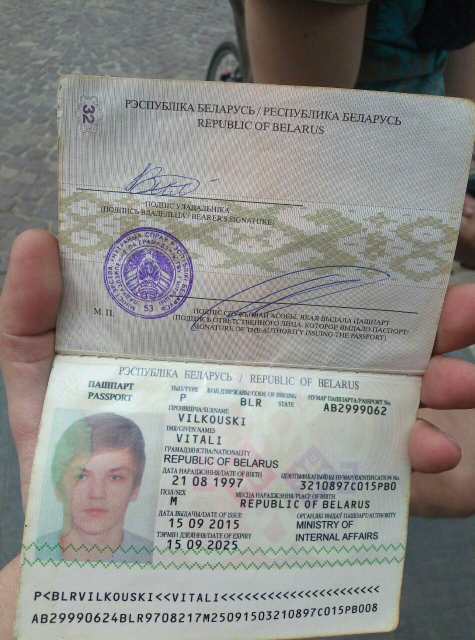
#> input picture data_samples/belarus/1.jpg, 949 x 1280 px (shown at 1/2 size)
$ python -i augment_photoreal.py   (imports and definitions only)
#> lines starting #> are read from the running program, lines starting #| are printed output that depends on the picture
import argparse
import io
import os
import random
from pathlib import Path
from typing import Iterable, Optional

import numpy as np
from PIL import Image, ImageEnhance, ImageFilter, ImageOps, ImageDraw
import cv2


def list_images(directory: Path) -> list[Path]:
    exts = {".png", ".jpg", ".jpeg", ".webp"}
    return [p for p in sorted(directory.iterdir()) if p.suffix.lower() in exts]


def ensure_dir(path: Path) -> None:
    path.mkdir(parents=True, exist_ok=True)


def to_pil(img: np.ndarray) -> Image.Image:
    return Image.fromarray(cv2.cvtColor(img, cv2.COLOR_BGR2RGB))


def to_bgr(img: Image.Image) -> np.ndarray:
    return cv2.cvtColor(np.array(img.convert("RGB")), cv2.COLOR_RGB2BGR)


# [11 lines left out: function apply_vignette, not called in this run]


def _low_freq_noise_map(w: int, h: int, scale: int = 64, octaves: int = 2) -> np.ndarray:
    sw = max(4, w // scale)
    sh = max(4, h // scale)
    base = np.zeros((h, w), dtype=np.float32)
    amp = 1.0
    for _ in range(max(1, octaves)):
        small = np.random.rand(sh, sw).astype(np.float32)
        up = cv2.resize(small, (w, h), interpolation=cv2.INTER_CUBIC)
        base += up * amp
        amp *= 0.5
    base -= base.min()
    if base.max() > 1e-6:
        base /= base.max()
    return base


def uneven_illumination(pil_img: Image.Image, strength: float = 0.35) -> Image.Image:
    w, h = pil_img.size
    field = _low_freq_noise_map(w, h, scale=random.randint(48, 96), octaves=random.randint(1, 3))
    # Map to [1-s, 1+s] range but slightly biased
    s = max(0.05, min(0.6, strength))
    bias = random.uniform(-0.15, 0.15)
    illum = 1.0 + bias + (field - 0.5) * 2.0 * s
    illum = np.clip(illum, 0.6, 1.4)
    arr = np.array(pil_img).astype(np.float32)
    arr[..., :3] = arr[..., :3] * illum[..., None]
    return Image.fromarray(np.clip(arr, 0, 255).astype(np.uint8))


def scan_banding(pil_img: Image.Image) -> Image.Image:
    w, h = pil_img.size
    y = np.arange(h, dtype=np.float32)
    period = random.uniform(40.0, 160.0)
    phase = random.uniform(0, 2 * np.pi)
    amp = random.uniform(0.02, 0.08)
    band = 1.0 + amp * np.sin(2 * np.pi * y / period + phase)
    # Small random noise
    band += np.random.normal(0.0, amp * 0.15, size=h).astype(np.float32)
    band = np.clip(band, 0.85, 1.2)
    arr = np.array(pil_img).astype(np.float32)
    arr[..., :3] = arr[..., :3] * band[:, None, None]
    return Image.fromarray(np.clip(arr, 0, 255).astype(np.uint8))


# Removed channel_misalignment (geometry-related)


def paper_texture(pil_img: Image.Image, strength: float = 0.12) -> Image.Image:
    w, h = pil_img.size
    # Create high-frequency texture by upscaling noise and applying high-pass
    base = _low_freq_noise_map(w, h, scale=random.randint(6, 12), octaves=1)
    blur = cv2.GaussianBlur(base, (0, 0), sigmaX=1.2)
    high = base - blur
    high = (high - high.min()) / (high.max() - high.min() + 1e-6) - 0.5
    tex = np.clip(1.0 + high * (strength * 2.0), 0.8, 1.2)
    arr = np.array(pil_img).astype(np.float32)
    arr[..., :3] = arr[..., :3] * tex[..., None]
    return Image.fromarray(np.clip(arr, 0, 255).astype(np.uint8))


def fold_lines(pil_img: Image.Image) -> Image.Image:
    w, h = pil_img.size
    img = pil_img.convert("RGB")
    overlay = Image.new("RGBA", (w, h), (0, 0, 0, 0))
    draw = ImageDraw.Draw(overlay)
    num = random.randint(0, 2)
    for _ in range(num):
        vertical = random.random() < 0.6
        if vertical:
            x = random.randint(int(0.1 * w), int(0.9 * w))
            a = random.randint(35, 95)
            draw.rectangle((x - 1, 0, x + 1, h), fill=(255, 255, 255, a))
        else:
            y = random.randint(int(0.1 * h), int(0.9 * h))
            a = random.randint(35, 95)
            draw.rectangle((0, y - 1, w, y + 1), fill=(255, 255, 255, a))
    overlay = overlay.filter(ImageFilter.GaussianBlur(radius=random.uniform(1.5, 3.5)))
    out = Image.alpha_composite(img.convert("RGBA"), overlay)
    # Slight darkening around fold by subtracting blurred dark line
    dark_overlay = Image.new("L", (w, h), 0)
    d2 = ImageDraw.Draw(dark_overlay)
    if num > 0:
        # Add subtle dark counterpart
        for _ in range(num):
            if random.random() < 0.6:
                x = random.randint(int(0.1 * w), int(0.9 * w))
                d2.rectangle((x - 2, 0, x + 2, h), fill=random.randint(20, 50))
            else:
                y = random.randint(int(0.1 * h), int(0.9 * h))
                d2.rectangle((0, y - 2, w, y + 2), fill=random.randint(20, 50))
        dark_overlay = dark_overlay.filter(ImageFilter.GaussianBlur(radius=random.uniform(2.0, 4.0)))
        out_rgb = out.convert("RGB")
        shaded = Image.composite(Image.new("RGB", (w, h), (0, 0, 0)), out_rgb, dark_overlay)
        out = Image.blend(out_rgb, shaded, alpha=0.25)
    else:
        out = out.convert("RGB")
    return out


def gradient_color_cast(pil_img: Image.Image, max_shift: float = 0.06) -> Image.Image:
    w, h = pil_img.size
    field = _low_freq_noise_map(w, h, scale=random.randint(96, 160), octaves=1)
    # Each channel has its own slight field and bias
    shifts = [random.uniform(-max_shift, max_shift) for _ in range(3)]
    biases = [random.uniform(-0.03, 0.03) for _ in range(3)]
    arr = np.array(pil_img).astype(np.float32)
    for c in range(3):
        mult = 1.0 + biases[c] + (field - 0.5) * 2.0 * shifts[c]
        arr[..., c] = arr[..., c] * np.clip(mult, 0.85, 1.15)
    return Image.fromarray(np.clip(arr, 0, 255).astype(np.uint8))


def add_directional_shadow(pil_img: Image.Image) -> Image.Image:
    w, h = pil_img.size
    overlay = Image.new("L", (w, h), 0)
    draw = ImageDraw.Draw(overlay)
    # Random ellipse shadow parameters
    ell_w = int(w * random.uniform(0.6, 1.1))
    ell_h = int(h * random.uniform(0.2, 0.6))
    off_x = int(random.uniform(-0.2, 0.3) * w)
    off_y = int(random.uniform(-0.2, 0.5) * h)
    bbox = (off_x, off_y, off_x + ell_w, off_y + ell_h)
    opacity = int(random.uniform(30, 90))
    draw.ellipse(bbox, fill=opacity)
    overlay = overlay.filter(ImageFilter.GaussianBlur(radius=random.uniform(40, 90)))
    rgb = pil_img.convert("RGB")
    shaded = Image.composite(Image.new("RGB", (w, h), (0, 0, 0)), rgb, overlay)
    # Blend lightly to avoid over-darkening
    out = Image.blend(rgb, shaded, alpha=random.uniform(0.15, 0.35))
    return out


def add_hard_shadow(pil_img: Image.Image) -> Image.Image:
    """Add a harder-edged cast shadow with slight softness for realism."""
    w, h = pil_img.size
    base = pil_img.convert("RGBA")
    mask = Image.new("L", (w, h), 0)
    draw = ImageDraw.Draw(mask)
    # Random polygonal shape to simulate a sharp shadow edge
    num_points = random.randint(4, 7)
    pts = []
    # Generate points around a random line crossing the image
    angle = random.uniform(-np.pi / 6, np.pi / 6)
    cx = random.uniform(0.2 * w, 0.8 * w)
    cy = random.uniform(0.2 * h, 0.8 * h)
    length = random.uniform(0.6 * max(w, h), 1.2 * max(w, h))
    thickness = random.uniform(0.08, 0.18) * max(w, h)
    # Direction vector
    dx = np.cos(angle)
    dy = np.sin(angle)
    # Build a rectangle-like polygon then jitter its points slightly
    p1 = (cx - dx * length / 2 - dy * thickness / 2, cy - dy * length / 2 + dx * thickness / 2)
    p2 = (cx + dx * length / 2 - dy * thickness / 2, cy + dy * length / 2 + dx * thickness / 2)
    p3 = (cx + dx * length / 2 + dy * thickness / 2, cy + dy * length / 2 - dx * thickness / 2)
    p4 = (cx - dx * length / 2 + dy * thickness / 2, cy - dy * length / 2 - dx * thickness / 2)
    poly = [p1, p2, p3, p4]
    jitter = int(0.02 * max(w, h))
    pts = [(int(x + random.randint(-jitter, jitter)), int(y + random.randint(-jitter, jitter))) for x, y in poly]
    draw.polygon(pts, fill=random.randint(120, 200))
    # Slight blur for softness, but much sharper than directional shadow
    mask = mask.filter(ImageFilter.GaussianBlur(radius=random.uniform(2.0, 5.0)))
    shaded = Image.composite(Image.new("RGBA", (w, h), (0, 0, 0, 255)), base, mask)
    # Blend lightly to keep realism
    out = Image.blend(base, shaded, alpha=random.uniform(0.25, 0.45))
    return out.convert("RGB")


def add_gradient_shadow(pil_img: Image.Image) -> Image.Image:
    """Apply a large-scale gradient shadow across the image with slight softness.
    The gradient direction and strength are randomized for realism.
    """
    w, h = pil_img.size
    img = pil_img.convert("RGB")

    # Create normalized coordinate grid
    y, x = np.mgrid[0:h, 0:w].astype(np.float32)
    # Random direction vector
    angle = random.uniform(0, 2 * np.pi)
    dx, dy = np.cos(angle), np.sin(angle)

    # Random center shift to avoid symmetry
    cx = random.uniform(0.2 * w, 0.8 * w)
    cy = random.uniform(0.2 * h, 0.8 * h)

    # Project coordinates onto direction vector and normalize to [0,1]
    proj = (dx * (x - cx) + dy * (y - cy))
    proj -= proj.min()
    denom = proj.max() - 0.0001
    proj = proj / denom

    # Shape the gradient and scale opacity
    gamma = random.uniform(1.2, 2.2)
    grad = np.clip(proj ** gamma, 0.0, 1.0)
    max_alpha = random.randint(80, 160)  # 0..255
    alpha = (grad * max_alpha).astype(np.uint8)

    # Slight blur for softness
    mask = Image.fromarray(alpha, mode="L").filter(ImageFilter.GaussianBlur(radius=random.uniform(2.0, 5.0)))

    shadow_layer = Image.new("RGB", (w, h), (0, 0, 0))
    shaded = Image.composite(shadow_layer, img, mask)
    # Blend to control intensity
    out = Image.blend(img, shaded, alpha=random.uniform(0.25, 0.5))
    return out


def add_scuffs_and_speckles(pil_img: Image.Image) -> Image.Image:
    w, h = pil_img.size
    out = pil_img.convert("RGBA")
    layer = Image.new("RGBA", (w, h), (0, 0, 0, 0))
    draw = ImageDraw.Draw(layer)
    # Random light scratches
    for _ in range(random.randint(6, 14)):
        x1 = random.randint(-int(0.1 * w), int(1.1 * w))
        y1 = random.randint(0, h)
        x2 = x1 + random.randint(int(0.05 * w), int(0.3 * w))
        y2 = y1 + random.randint(-int(0.03 * h), int(0.03 * h))
        a = random.randint(25, 70)
        thickness = random.randint(1, 2)
        draw.line((x1, y1, x2, y2), fill=(255, 255, 255, a), width=thickness)
    # Dark spots/smudges
    for _ in range(random.randint(30, 80)):
        x = random.randint(0, w - 1)
        y = random.randint(0, h - 1)
        r = random.randint(1, 3)
        a = random.randint(15, 60)
        draw.ellipse((x - r, y - r, x + r, y + r), fill=(0, 0, 0, a))
    layer = layer.filter(ImageFilter.GaussianBlur(radius=random.uniform(0.3, 1.2)))
    out = Image.alpha_composite(out, layer)
    return out.convert("RGB")


# Removed perspective_jitter (geometry-related)


def blur_and_noise(pil_img: Image.Image) -> Image.Image:
    img = pil_img.filter(ImageFilter.GaussianBlur(radius=random.uniform(0.4, 1.2)))
    arr = np.array(img).astype(np.float32)
    sigma = random.uniform(3.0, 8.0)
    noise = np.random.normal(0, sigma, arr.shape).astype(np.float32)
    arr = np.clip(arr + noise, 0, 255).astype(np.uint8)
    return Image.fromarray(arr)


def color_jitter(pil_img: Image.Image) -> Image.Image:
    img = pil_img
    # Slight random WB/contrast/saturation changes
    img = ImageEnhance.Brightness(img).enhance(random.uniform(0.95, 1.08))
    img = ImageEnhance.Contrast(img).enhance(random.uniform(0.92, 1.10))
    img = ImageEnhance.Color(img).enhance(random.uniform(0.90, 1.15))
    return img


def jpeg_artifacts(pil_img: Image.Image) -> Image.Image:
    # Re-encode to JPEG at random medium/low quality and back
    q = random.randint(35, 80)
    buf = io.BytesIO()
    pil_img.save(buf, format="JPEG", quality=q, optimize=False, progressive=False)
    buf.seek(0)
    degraded = Image.open(buf).convert("RGB")
    # Optionally blend with original to control intensity
    return Image.blend(pil_img, degraded, alpha=random.uniform(0.5, 1.0))


def motion_blur(pil_img: Image.Image) -> Image.Image:
    """Apply linear motion blur with random length and angle."""
    img = np.array(pil_img.convert("RGB"))
    h, w = img.shape[:2]
    ksize = random.choice([3, 5, 7, 9, 11])
    angle = random.uniform(0, np.pi)
    # Build motion kernel
    kernel = np.zeros((ksize, ksize), dtype=np.float32)
    # Draw a line across the kernel center at specified angle
    center = ksize // 2
    dx = np.cos(angle)
    dy = np.sin(angle)
    # Sample points along the line
    for i in range(ksize):
        x = int(center + (i - center) * dx)
        y = int(center + (i - center) * dy)
        if 0 <= x < ksize and 0 <= y < ksize:
            kernel[y, x] = 1.0
    s = kernel.sum()
    if s > 0:
        kernel /= s
    blurred = cv2.filter2D(img, -1, kernel, borderType=cv2.BORDER_REPLICATE)
    return Image.fromarray(blurred)


def defocus_blur(pil_img: Image.Image) -> Image.Image:
    """Apply slight defocus via disk kernel."""
    img = np.array(pil_img.convert("RGB"))
    radius = random.choice([2, 3, 4, 5])
    k = radius * 2 + 1
    disk = cv2.getStructuringElement(cv2.MORPH_ELLIPSE, (k, k)).astype(np.float32)
    disk /= disk.sum() if disk.sum() > 0 else 1.0
    blurred = cv2.filter2D(img, -1, disk, borderType=cv2.BORDER_REPLICATE)
    return Image.fromarray(blurred)


def crop_margins(pil_img: Image.Image, left: int = 10, top: int = 10, right: int = 10, bottom: int = 20) -> Image.Image:
    w, h = pil_img.size
    l = max(0, int(left))
    t = max(0, int(top))
    r = max(0, int(right))
    b = max(0, int(bottom))
    # Ensure we leave at least 1 pixel
    x1 = min(l, max(0, w - 1))
    y1 = min(t, max(0, h - 1))
    x2 = max(x1 + 1, w - r)
    y2 = max(y1 + 1, h - b)
    return pil_img.crop((x1, y1, x2, y2))


def pipeline(pil_img: Image.Image, seed: Optional[int] = None, skip_crop: bool = False) -> Image.Image:
    if seed is not None:
        random.seed(seed)
        np.random.seed(seed)
    img = pil_img.convert("RGB")

    # Geometry transforms removed

    # Uneven illumination field
    if random.random() < 0.95:
        img = uneven_illumination(img, strength=random.uniform(0.25, 0.50))

    # Lighting/shadow + vignette
    if random.random() < 0.85:
        img = add_directional_shadow(img)
    # Occasionally add a harder-edged cast shadow
    if random.random() < 0.40:
        img = add_hard_shadow(img)
    # Large-scale gradient shadow to break uniform tone
    if random.random() < 0.70:
        img = add_gradient_shadow(img)
    if random.random() < 0.90:
        img = apply_vignette(img, strength=random.uniform(0.25, 0.45))

    # Scan banding
    if random.random() < 0.80:
        img = scan_banding(img)

    # Surface wear
    if random.random() < 0.70:
        img = add_scuffs_and_speckles(img)

    # Paper texture
    if random.random() < 0.95:
        img = paper_texture(img, strength=random.uniform(0.08, 0.16))

    # Channel misalignment removed

    # Fold lines
    if random.random() < 0.55:
        img = fold_lines(img)

    # Blur, noise, color
    if random.random() < 0.90:
        img = blur_and_noise(img)
    # Additional blur variants
    if random.random() < 0.45:
        img = motion_blur(img)
    if random.random() < 0.35:
        img = defocus_blur(img)
    if random.random() < 0.95:
        img = color_jitter(img)

    # Gradient color cast
    if random.random() < 0.85:
        img = gradient_color_cast(img, max_shift=random.uniform(0.03, 0.08))

    # Compression artifacts at the end
    if random.random() < 0.95:
        img = jpeg_artifacts(img)

    # Final crop margins: L=30, T=25, R=20, B=70 (пропускается если skip_crop=True)
    if not skip_crop:
        img = crop_margins(img, left=30, top=25, right=20, bottom=70)
    return img


# [37 lines left out: functions process_directory, main, not called in this run]


# [2 lines not run here, left out]

>>> from PIL import Image
>>> picture = Image.open('../../data_samples/belarus/1.jpg')
#> picture is the input picture: PIL image 949x1280 RGB; mean R, G, B 140.4, 140, 136.8
>>> result = pipeline(picture)
#> in add_gradient_shadow, `mask = Image.fromarray(alpha, mode="L").filter(ImageFilter.GaussianBlu..`:
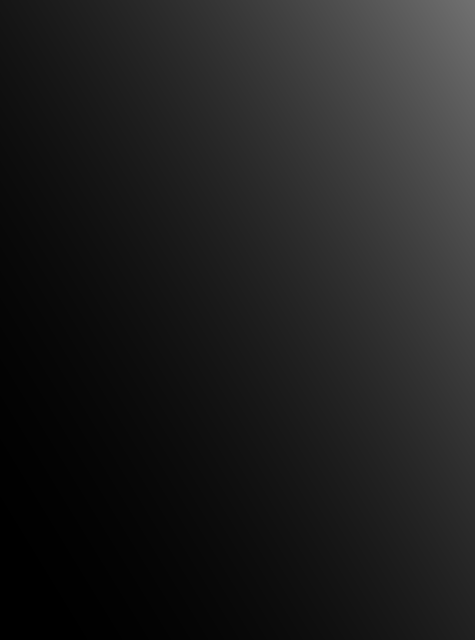
#> mask: PIL image 949x1280 L (shown at 1/2 size); min 0, max 113, mean 31.5
#> in scan_banding, `return Image.fromarray(np.clip(arr, 0, 255).astype(np.uint8))`:
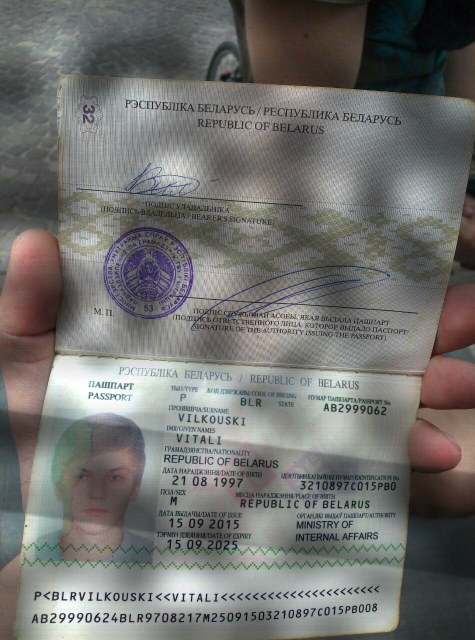
#> returned value: PIL image 949x1280 RGB (shown at 1/2 size); mean R, G, B 113.9, 113.4, 110.7
#> call 2 of _low_freq_noise_map, with w = 949, h = 1280, scale = 11, octaves = 1
#> after the loop in _low_freq_noise_map (call 2), `for _ in range(max(1, octaves)):`:
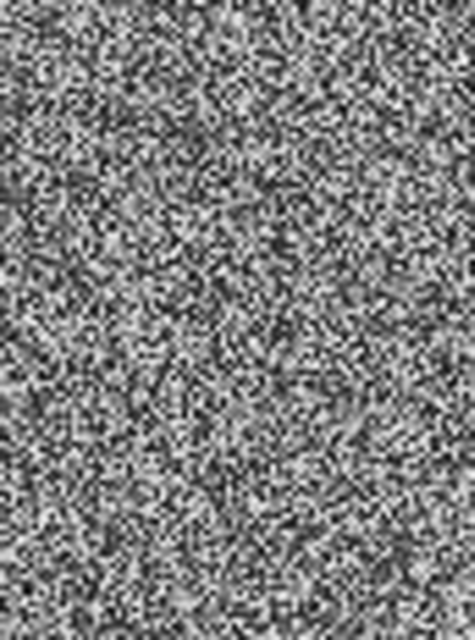
#> base: shape (1280, 949) float32 (shown at 1/2 size); min -0.217, max 1.2, mean 0.494; drawn with min black and max white
#> after the loop in _low_freq_noise_map (call 2), `for _ in range(max(1, octaves)):`:
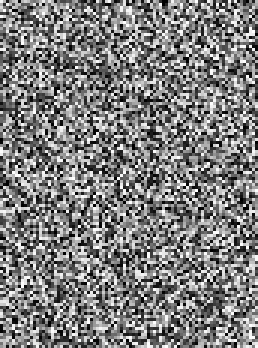
#> small: shape (116, 86) float32 (shown 3 times larger); min 7.24e-05, max 1, mean 0.494
#> in fold_lines, `dark_overlay = dark_overlay.filter(ImageFilter.GaussianBlur(radius=ran..`:
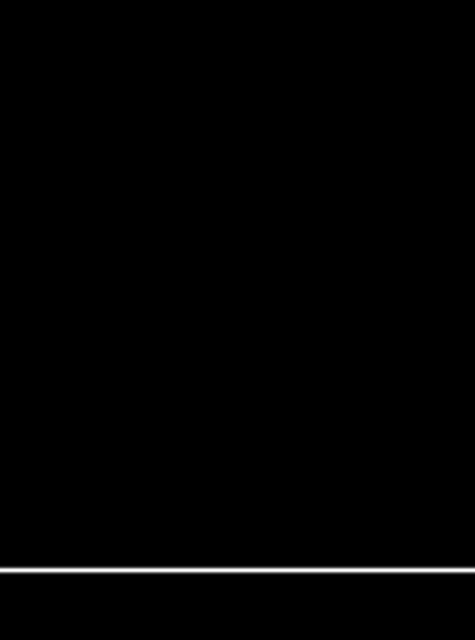
#> dark_overlay: PIL image 949x1280 L (shown at 1/2 size); min 0, max 22, mean 0.2; drawn with min black and max white
#> in blur_and_noise, `sigma = random.uniform(3.0, 8.0)`: sigma = 7.36
#> in blur_and_noise, `noise = np.random.normal(0, sigma, arr.shape).astype(np.float32)`:
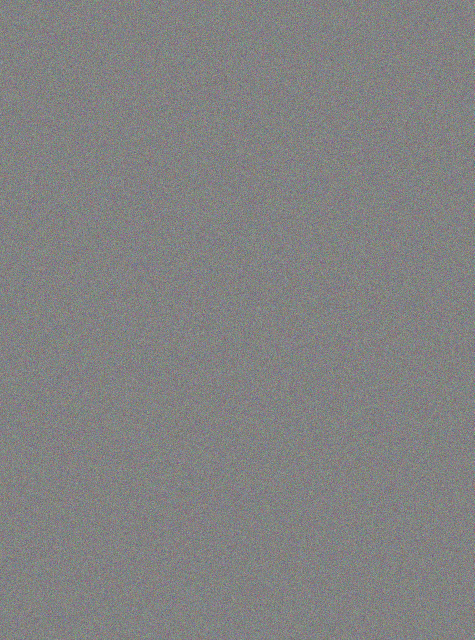
#> noise: shape (1280, 949, 3) float32 (shown at 1/2 size); mean R, G, B 0, 0, 0; drawn with min black and max white
#> in motion_blur, `ksize = random.choice([3, 5, 7, 9, 11])`: ksize = 9
#> in motion_blur, `angle = random.uniform(0, np.pi)`: angle = 1.84
#> in motion_blur, `center = ksize // 2`: center = 4
#> in motion_blur, `dx = np.cos(angle)`: dx = -0.27
#> in motion_blur, `dy = np.sin(angle)`: dy = 0.963
#> the loop in motion_blur, `for i in range(ksize):` made 9 passes
#> (x, y) on passes 1 to 8: (5, 0), (4, 1), (4, 2), (4, 3), (4, 4), (3, 4), (3, 5), (3, 6)
#> in motion_blur, `s = kernel.sum()`: s = 9
#> in defocus_blur, `radius = random.choice([2, 3, 4, 5])`: radius = 3
#> in defocus_blur, `k = radius * 2 + 1`: k = 7
#> call 3 of _low_freq_noise_map, with w = 949, h = 1280, scale = 130, octaves = 1
#> after the loop in _low_freq_noise_map (call 3), `for _ in range(max(1, octaves)):`:
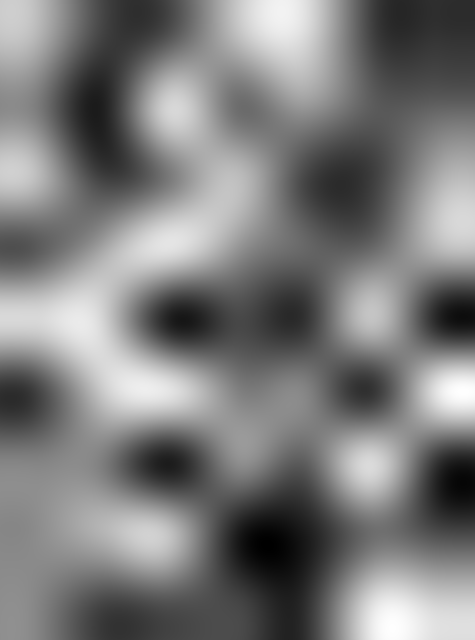
#> base: shape (1280, 949) float32 (shown at 1/2 size); min -0.115, max 1.07, mean 0.461; drawn with min black and max white
#> in gradient_color_cast, `shifts = [random.uniform(-max_shift, max_shift) for _ in range(3)]`: shifts = [-0.0214, 0.0306, -0.0134]
#> in gradient_color_cast, `biases = [random.uniform(-0.03, 0.03) for _ in range(3)]`: biases = [-0.00631, 0.00291, -0.0124]
#> in jpeg_artifacts, `q = random.randint(35, 80)`: q = 50
